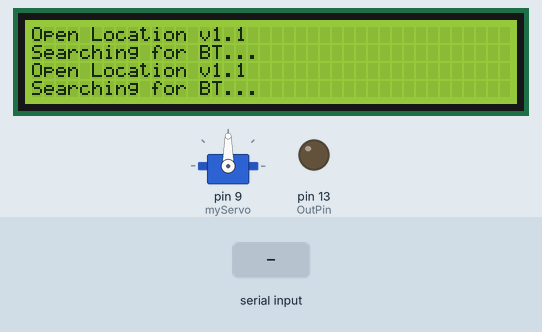
Simulated run of this sketch. Board: Arduino Uno, built with avr-gcc and run on an emulated ATmega328P. On the bench: 40×4 character LCD, servo, output pins drawn as LEDs (lit = HIGH). Inputs (shaded band) come from the test bench.

Above: at 5.4 s.
5.5 s: "B" received over the second serial link
At 5.54 s:
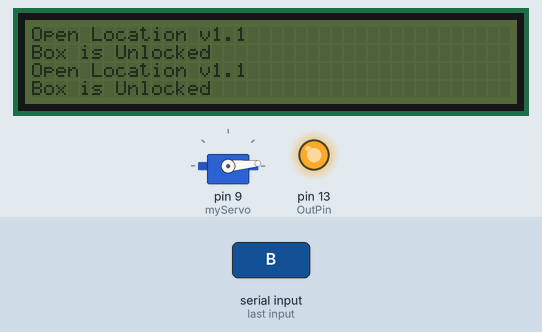
At 6.0 s:
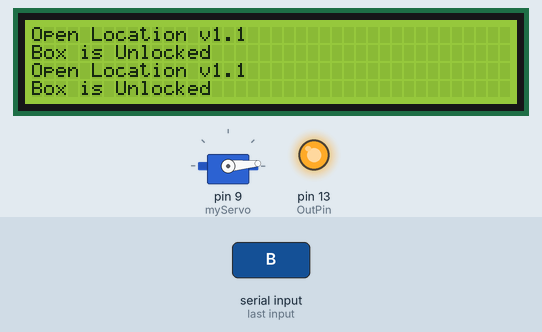
7.0 s: "A" received over the second serial link
At 8.5 s:
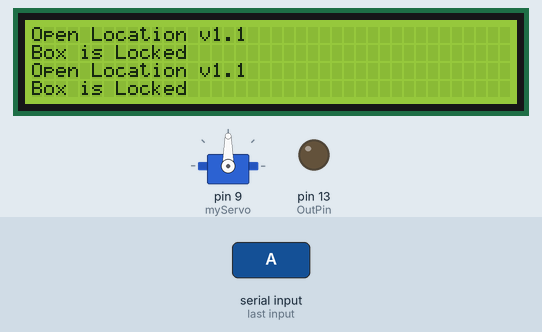
Timing chart, 0 to 10.0 s (numbered marks = the images above; inputs shaded):
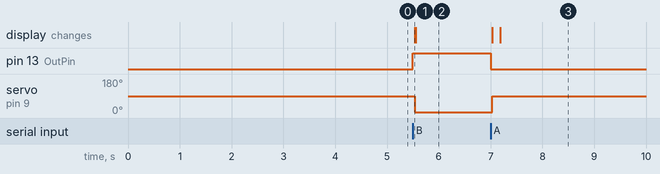

Measured:
- after the input at 5.5 s, pin 13 (OutPin): LOW → HIGH at once; servo on pin 9 (myServo): 90° → 5° at once; the display: changes at once (image 1)
- after the input at 7.0 s, pin 13 (OutPin): HIGH → LOW at once; servo on pin 9 (myServo): 5° → 90° at once; the display: first changes at once (image 3 shows a later state)

The sketch:

OpenLocation2.ino
```cpp
/*
Title:   Open Location
Based on SeeedStudio Bluetooth module wwritten by Steve Chang.
and the LiquidTWI library by FalconFour of Adafruit Forums
*/

#include <SoftwareSerial.h>   //Software Serial Port
#include <Wire.h>
#include <LiquidTWI.h>
#include <Servo.h>

#define RxD 6
#define TxD 7
#define OutPin 13
#define ServoLock 90
#define ServoUnlock 5
#define DEBUG_ENABLED  1

boolean LockStatus = true;

SoftwareSerial blueToothSerial(RxD,TxD);
LiquidTWI lcd(0);
Servo myServo;


void setup()
{
  lcd.begin(40, 4);
  lcd.print("Open Location v1.1");
  lcd.setCursor(0, 1);
  lcd.print("Searching for BT...");
  //Serial.begin(9600);
  pinMode(RxD, INPUT);
  pinMode(TxD, OUTPUT);
  pinMode(OutPin, OUTPUT);
  digitalWrite(OutPin, LOW);
  myServo.attach(9);
  myServo.write(ServoLock);
  delay(150);
  setupBlueToothConnection();

}

void loop()
{
  char recvChar;
  while(1){
    if(blueToothSerial.available()){//check if there's any data sent from the remote bluetooth shield
      recvChar = blueToothSerial.read();
      //Serial.print(recvChar);

      if (recvChar == 'A') {
        if (LockStatus == false) {
          digitalWrite(OutPin, LOW);
          lcd.clear();
          lcd.setCursor(0, 0);
          lcd.print("Open Location v1.1");
          lcd.setCursor(0, 1);
          lcd.print("Box is Locked");
          lcd.setBacklight(0);
          myServo.write(ServoLock);
          delay(150);
          LockStatus = true;
          lcd.setBacklight(1);
        }
      }

      else if (recvChar == 'B') {
        if (LockStatus == true) {
          digitalWrite(OutPin, HIGH);
          lcd.clear();
          lcd.setCursor(0, 0);
          lcd.print("Open Location v1.1");
          lcd.setCursor(0, 1);
          lcd.print("Box is Unlocked");
          lcd.setBacklight(0);
          myServo.write(ServoUnlock);
          delay(15);
          LockStatus = false;
          lcd.setBacklight(1);
        }
      }
    }

    /*if(Serial.available()){//check if there's any data sent from the local serial terminal, you can add the other applications here
      recvChar  = Serial.read();
      blueToothSerial.print(recvChar);
    }*/
  }
}

void setupBlueToothConnection()
{
  blueToothSerial.begin(38400); //Set BluetoothBee BaudRate to default baud rate 38400
  blueToothSerial.print("\r\n+STWMOD=0\r\n"); //set the bluetooth work in slave mode
  blueToothSerial.print("\r\n+STNA=SeeedBTSlave\r\n"); //set the bluetooth name as "SeeedBTSlave"
  blueToothSerial.print("\r\n+STOAUT=1\r\n"); // Permit Paired device to connect me
  blueToothSerial.print("\r\n+STAUTO=0\r\n"); // Auto-connection should be forbidden here
  delay(2000); // This delay is required.
  blueToothSerial.print("\r\n+INQ=1\r\n"); //make the slave bluetooth inquirable
  //Serial.println("The slave bluetooth is inquirable!");
  delay(2000); // This delay is required.
  blueToothSerial.flush();
}
```
